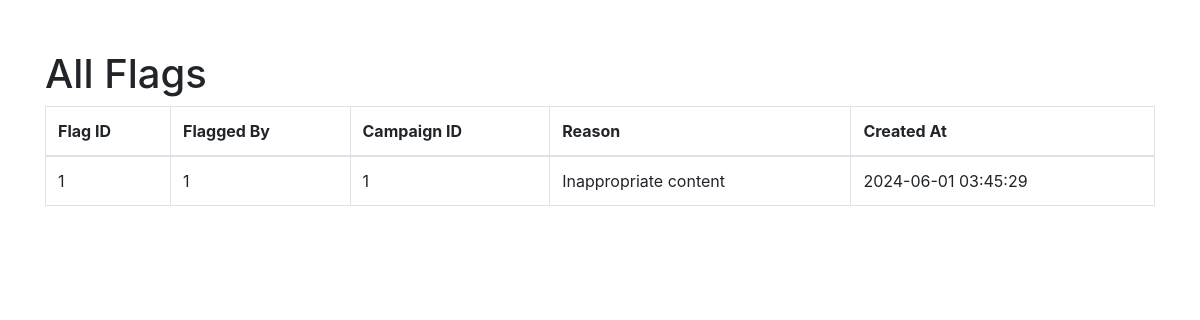
Before: /admin/allcampaignflags (signed in) with the older database file.
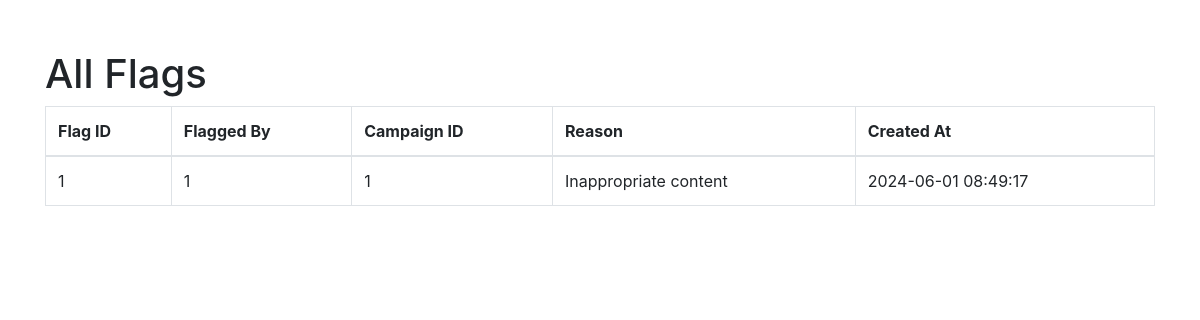
After: the same page with the newer database file.
### models.py (models this page shows, shortened)
class CampaignFlag(db.Model):
    __tablename__ = "campaign_flags"
    flag_id = db.Column(db.Integer, primary_key=True, autoincrement=True)
    flagged_by = db.Column(db.Integer, db.ForeignKey("users.user_id"), nullable=False)
    campaign_id = db.Column(
        db.Integer, db.ForeignKey("campaigns.campaign_id"), nullable=False
    )
    reason = db.Column(db.Text)
    created_at = db.Column(db.TIMESTAMP, default=db.func.current_timestamp())

### admin.py (the view)
@admin.route('/allcampaignflags')
def all_campaign_flags():
    if "user_name" in session and "role" in session:
        if session["role"] == "admin":
            flags = CampaignFlag.query.all()
            return render_template("admin_allcampaignflags.html", flags=flags)
    return redirect(url_for("home"))

### app.py (called while the page is built)
@app.before_request
def create_tables():
    init_db(app)

### models.py (called while the page is built, shortened)
def init_db(app):
    with app.app_context():
        db.create_all()

### templates/admin_allcampaignflags.html (shortened to what this page needs)
<!DOCTYPE html>
<html lang="en">
<head>
    <link rel="stylesheet" href="https://stackpath.bootstrapcdn.com/bootstrap/4.3.1/css/bootstrap.min.css">
</head>
<body>
    <div class="container">
        <h1>All Flags</h1>
        <table class="table table-bordered">
            <thead>
                <tr>
                    <th>Flag ID</th>
                    <th>Flagged By</th>
                    <th>Campaign ID</th>
                    <th>Reason</th>
                    <th>Created At</th>
                </tr>
            </thead>
            <tbody>
                {% for flag in flags %}
                <tr>
                    <td>{{ flag.flag_id }}</td>
                    <td>{{ flag.flagged_by }}</td>
                    <td>{{ flag.campaign_id }}</td>
                    <td>{{ flag.reason }}</td>
                    <td>{{ flag.created_at }}</td>
                </tr>
                {% endfor %}
            </tbody>
        </table>
    </div>
</body>
</html>

Changed rows visible on the page:
changed CampaignFlag "Inappropriate content": created_at "2024-06-01 03:45:29" → "2024-06-01 08:49:17"
